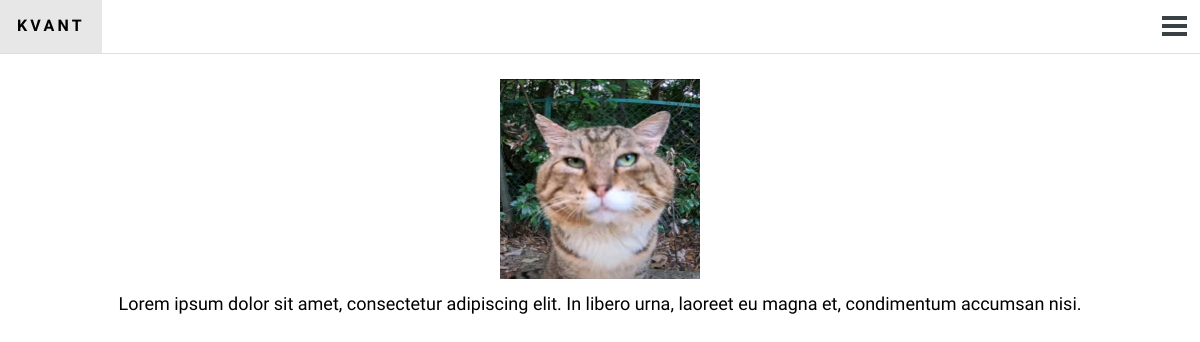
The app's page /news/post/1/ with its own data.
### info/models.py (models this page shows, shortened)
class News(models.Model):
    title = models.CharField('Заголовок', max_length=100, unique=True)
    description = models.TextField('Текст новости', unique=True)
    image = models.ImageField('Фото', upload_to='img/news')

### info/views.py (the view)
# urls.py: path('news/post/<int:pk>/', NewsDetailView.as_view(), name='newspost_dl'),
class NewsDetailView(DetailView):
    model = News
    template_name = 'newspost_dl.html'

### info/templates/newspost_dl.html (shortened to what this page needs)
{% extends 'maintmp.html' %}
{% block content %}
    <div class="newsunit">
        <img src="{{ news.image.url }}" class="npimd">
        <p class="ffca desc-d">{{ news.description }}</p>
    </div>
{% endblock content %}

### static/css/main.css (style rules this page uses)
* { margin: 0; padding: 0; }
.desc-d { font-size: 25px; margin-top: 10px; margin-left: 300px; margin-right: 300px; }
.ffca { font-family: Comfortaa; }
.npimd { width: 300px; height: 300px; }
.newsunit { position: relative; width: 100%; text-align: center; margin-bottom: 100px; margin-top: 25px; }
@media (max-width: 1920px) { .newsunit { position: relative; height: 400px; width: 100%; text-align: center; margin-bottom: 80px; margin-top: 25px; } }
@media (max-width: 1920px) { .npimd { width: 200px; height: 200px; } }
@media (max-width: 1920px) { .desc-d { font-size: 18px; margin-top: 10px; text-align: center; margin-left: 0; margin-right: 0; } }

### records on screen
News: image (picture), description "Lorem ipsum dolor sit amet, consectetur adipiscing elit. In libero urna, laoreet eu magna et, condimentum accumsan nisi."
